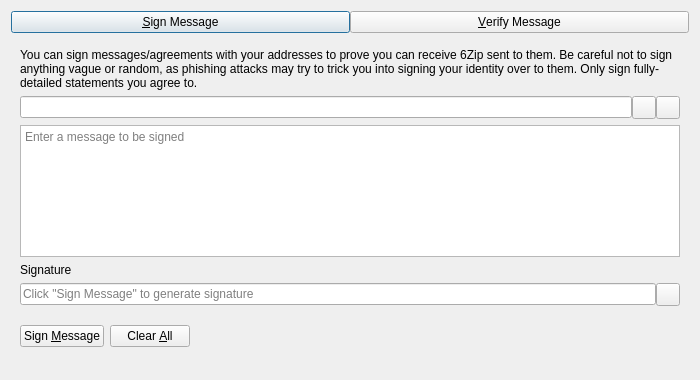
<?xml version="1.0" encoding="UTF-8"?>
<ui version="4.0">
 <class>SignVerifyMessageDialog</class>
 <widget class="QDialog" name="SignVerifyMessageDialog">
  <property name="geometry">
   <rect>
    <x>0</x>
    <y>0</y>
    <width>700</width>
    <height>380</height>
   </rect>
  </property>
  <property name="windowTitle">
   <string>Signatures - Sign / Verify a Message</string>
  </property>
  <property name="modal">
   <bool>true</bool>
  </property>
  <layout class="QVBoxLayout" name="verticalLayout">
   <item>
    <layout class="QHBoxLayout" name="horizontalLayout_Buttons_2">
     <property name="spacing">
      <number>0</number>
     </property>
     <property name="topMargin">
      <number>0</number>
     </property>
     <item>
      <widget class="QPushButton" name="btnSignMessage">
       <property name="text">
        <string>&amp;Sign Message</string>
       </property>
       <property name="checkable">
        <bool>true</bool>
       </property>
      </widget>
     </item>
     <item>
      <widget class="QPushButton" name="btnVerifyMessage">
       <property name="text">
        <string>&amp;Verify Message</string>
       </property>
       <property name="checkable">
        <bool>true</bool>
       </property>
      </widget>
     </item>
    </layout>
   </item>
   <item>
    <widget class="QStackedWidget" name="stackedWidgetSig">
     <property name="minimumSize">
      <size>
       <width>0</width>
       <height>0</height>
      </size>
     </property>
     <property name="currentIndex">
      <number>0</number>
     </property>
     <widget class="QWidget" name="pageSignMessage">
      <layout class="QVBoxLayout" name="verticalLayout_SM">
       <item>
        <widget class="QLabel" name="infoLabel_SM">
         <property name="text">
          <string>You can sign messages/agreements with your addresses to prove you can receive 6Zip sent to them. Be careful not to sign anything vague or random, as phishing attacks may try to trick you into signing your identity over to them. Only sign fully-detailed statements you agree to.</string>
         </property>
         <property name="textFormat">
          <enum>Qt::PlainText</enum>
         </property>
         <property name="wordWrap">
          <bool>true</bool>
         </property>
        </widget>
       </item>
       <item>
        <layout class="QHBoxLayout" name="horizontalLayout_1_SM">
         <property name="spacing">
          <number>0</number>
         </property>
         <item>
          <widget class="QValidatedLineEdit" name="addressIn_SM">
           <property name="toolTip">
            <string>The 6Zip address to sign the message with</string>
           </property>
          </widget>
         </item>
         <item>
          <widget class="QToolButton" name="addressBookButton_SM">
           <property name="toolTip">
            <string>Choose previously used address</string>
           </property>
           <property name="text">
            <string/>
           </property>
           <property name="shortcut">
            <string>Alt+A</string>
           </property>
          </widget>
         </item>
         <item>
          <widget class="QToolButton" name="pasteButton_SM">
           <property name="toolTip">
            <string>Paste address from clipboard</string>
           </property>
           <property name="text">
            <string/>
           </property>
           <property name="shortcut">
            <string>Alt+P</string>
           </property>
          </widget>
         </item>
        </layout>
       </item>
       <item>
        <widget class="QPlainTextEdit" name="messageIn_SM">
         <property name="toolTip">
          <string>Enter the message you want to sign here</string>
         </property>
         <property name="placeholderText">
          <string>Enter a message to be signed</string>
         </property>
        </widget>
       </item>
       <item>
        <widget class="QLabel" name="signatureLabel_SM">
         <property name="text">
          <string>Signature</string>
         </property>
         <property name="textFormat">
          <enum>Qt::PlainText</enum>
         </property>
        </widget>
       </item>
       <item>
        <layout class="QHBoxLayout" name="horizontalLayout_2_SM">
         <property name="spacing">
          <number>0</number>
         </property>
         <item>
          <widget class="QLineEdit" name="signatureOut_SM">
           <property name="placeholderText">
            <string>Click "Sign Message" to generate signature</string>
           </property>
           <property name="readOnly">
            <bool>true</bool>
           </property>
          </widget>
         </item>
         <item>
          <widget class="QToolButton" name="copySignatureButton_SM">
           <property name="toolTip">
            <string>Copy the current signature to the system clipboard</string>
           </property>
           <property name="text">
            <string/>
           </property>
          </widget>
         </item>
        </layout>
       </item>
       <item>
        <layout class="QHBoxLayout" name="horizontalLayout_3_SM">
         <item>
          <widget class="QPushButton" name="signMessageButton_SM">
           <property name="toolTip">
            <string>Sign the message to prove you own this 6Zip address</string>
           </property>
           <property name="text">
            <string>Sign &amp;Message</string>
           </property>
           <property name="autoDefault">
            <bool>false</bool>
           </property>
          </widget>
         </item>
         <item>
          <widget class="QPushButton" name="clearButton_SM">
           <property name="toolTip">
            <string>Reset all sign message fields</string>
           </property>
           <property name="text">
            <string>Clear &amp;All</string>
           </property>
           <property name="autoDefault">
            <bool>false</bool>
           </property>
          </widget>
         </item>
         <item>
          <spacer name="horizontalSpacer_1_SM">
           <property name="orientation">
            <enum>Qt::Horizontal</enum>
           </property>
           <property name="sizeHint" stdset="0">
            <size>
             <width>40</width>
             <height>48</height>
            </size>
           </property>
          </spacer>
         </item>
         <item>
          <widget class="QLabel" name="statusLabel_SM">
           <property name="text">
            <string/>
           </property>
           <property name="wordWrap">
            <bool>true</bool>
           </property>
          </widget>
         </item>
         <item>
          <spacer name="horizontalSpacer_2_SM">
           <property name="orientation">
            <enum>Qt::Horizontal</enum>
           </property>
           <property name="sizeHint" stdset="0">
            <size>
             <width>40</width>
             <height>48</height>
            </size>
           </property>
          </spacer>
         </item>
        </layout>
       </item>
      </layout>
     </widget>
     <widget class="QWidget" name="pageVerifyMessage">
      <layout class="QVBoxLayout" name="verticalLayout_VM">
       <item>
        <widget class="QLabel" name="infoLabel_VM">
         <property name="text">
          <string>Enter the receiver's address, message (ensure you copy line breaks, spaces, tabs, etc. exactly) and signature below to verify the message. Be careful not to read more into the signature than what is in the signed message itself, to avoid being tricked by a man-in-the-middle attack. Note that this only proves the signing party receives with the address, it cannot prove sendership of any transaction!</string>
         </property>
         <property name="textFormat">
          <enum>Qt::PlainText</enum>
         </property>
         <property name="alignment">
          <set>Qt::AlignLeading|Qt::AlignLeft|Qt::AlignTop</set>
         </property>
         <property name="wordWrap">
          <bool>true</bool>
         </property>
        </widget>
       </item>
       <item>
        <layout class="QHBoxLayout" name="horizontalLayout_1_VM">
         <property name="spacing">
          <number>0</number>
         </property>
         <item>
          <widget class="QValidatedLineEdit" name="addressIn_VM">
           <property name="toolTip">
            <string>The 6Zip address the message was signed with</string>
           </property>
          </widget>
         </item>
         <item>
          <widget class="QToolButton" name="addressBookButton_VM">
           <property name="toolTip">
            <string>Choose previously used address</string>
           </property>
           <property name="text">
            <string/>
           </property>
           <property name="shortcut">
            <string>Alt+A</string>
           </property>
          </widget>
         </item>
        </layout>
       </item>
       <item>
        <widget class="QPlainTextEdit" name="messageIn_VM">
          <property name="toolTip">
            <string>The signed message to verify</string>
          </property>
          <property name="placeholderText">
            <string>Enter a message to be verified</string>
          </property>
        </widget>
       </item>
       <item>
        <widget class="QValidatedLineEdit" name="signatureIn_VM">
          <property name="toolTip">
            <string>The signature given when the message was signed</string>
          </property>
          <property name="placeholderText">
            <string>Enter a signature for the message to be verified</string>
          </property>
        </widget>
       </item>
       <item>
        <layout class="QHBoxLayout" name="horizontalLayout_2_VM">
         <item>
          <widget class="QPushButton" name="verifyMessageButton_VM">
           <property name="toolTip">
            <string>Verify the message to ensure it was signed with the specified 6Zip address</string>
           </property>
           <property name="text">
            <string>Verify &amp;Message</string>
           </property>
           <property name="autoDefault">
            <bool>false</bool>
           </property>
          </widget>
         </item>
         <item>
          <widget class="QPushButton" name="clearButton_VM">
           <property name="toolTip">
            <string>Reset all verify message fields</string>
           </property>
           <property name="text">
            <string>Clear &amp;All</string>
           </property>
           <property name="autoDefault">
            <bool>false</bool>
           </property>
          </widget>
         </item>
         <item>
          <spacer name="horizontalSpacer_1_VM">
           <property name="orientation">
            <enum>Qt::Horizontal</enum>
           </property>
           <property name="sizeHint" stdset="0">
            <size>
             <width>40</width>
             <height>48</height>
            </size>
           </property>
          </spacer>
         </item>
         <item>
          <widget class="QLabel" name="statusLabel_VM">
           <property name="text">
            <string/>
           </property>
           <property name="wordWrap">
            <bool>true</bool>
           </property>
          </widget>
         </item>
         <item>
          <spacer name="horizontalSpacer_2_VM">
           <property name="orientation">
            <enum>Qt::Horizontal</enum>
           </property>
           <property name="sizeHint" stdset="0">
            <size>
             <width>40</width>
             <height>48</height>
            </size>
           </property>
          </spacer>
         </item>
        </layout>
       </item>
      </layout>
     </widget>
    </widget>
   </item>
  </layout>
 </widget>
 <customwidgets>
  <customwidget>
   <class>QValidatedLineEdit</class>
   <extends>QLineEdit</extends>
   <header>qt/qvalidatedlineedit.h</header>
  </customwidget>
 </customwidgets>
 <resources>
  <include location="../dash.qrc"/>
 </resources>
 <connections/>
</ui>
